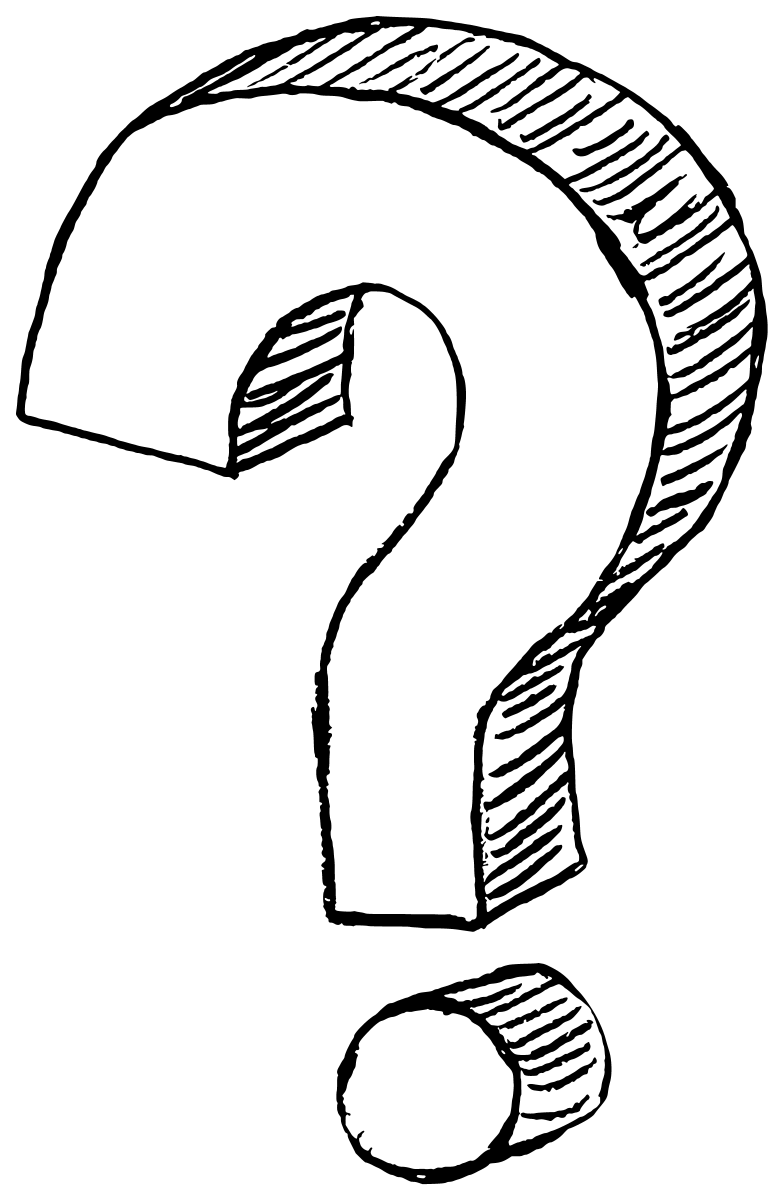
#> input picture assets/graphics/question-mark-ink.png, 1568 x 2400 px (shown at 1/2 size)
$ python make_icon.py
#> lines starting #> are read from the running program, lines starting #| are printed output that depends on the picture
"""Builds the app icon: the hand-drawn question mark (the vector's ink, in white) on a
deep purple field, filling most of the canvas so it reads at home-screen size and holds
up on the dark and tinted home screens.

Usage (from the repo root; needs Pillow):
    python3 tools/graphics/make_icon.py

Writes:
    assets/images/icon.png                    1024x1024, opaque (Expo / iOS icon)
    ios/WhatIf/Images.xcassets/AppIcon.appiconset/App-Icon-1024x1024@1x.png
    assets/images/adaptive-icon.png           Android adaptive-icon foreground (transparent;
                                              the background color is in app.json)
Prints the background color, for app.json's android.adaptiveIcon.backgroundColor.
"""
from pathlib import Path
from PIL import Image

ROOT = Path(__file__).resolve().parents[2]
INK = ROOT / 'assets/graphics/question-mark-ink.png'   # made by render_question_mark.js
SIZE = 1024
MARK = (0xFF, 0xFF, 0xFF)      # white ink
FILL = (0x49, 0x29, 0x7E)      # deep purple (surface.accent, light)
# How much of the canvas the mark's height takes. iOS icons read best when the
# artwork fills about 80% of the tile; the rounded mask trims the corners, not this.
MARK_HEIGHT = 0.80
# The drawing's weight (stem and dot) sits right of its bounding box's center, because
# the hook's tail reaches far left; centering the box makes it look off center. Shift it
# left by this share of its width (same value as OPTICAL_SHIFT in src/ui/QuestionMark.tsx).
OPTICAL_SHIFT = 0.10

# The ink raster is black on transparent; recolor it by keeping only its alpha.
alpha = Image.open(INK).convert('RGBA').getchannel('A')
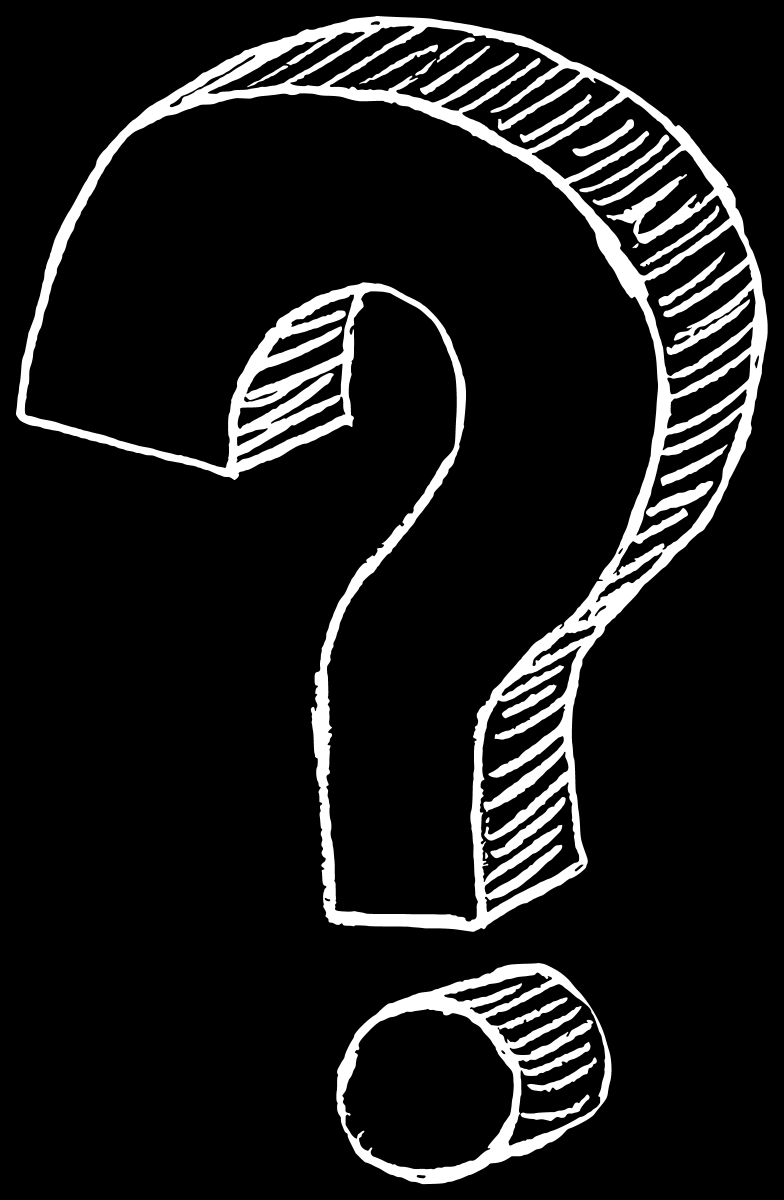
#> alpha: PIL image 1568x2400 L (shown at 1/2 size); min 0, max 255, mean 25.6
alpha = alpha.crop(alpha.getbbox())
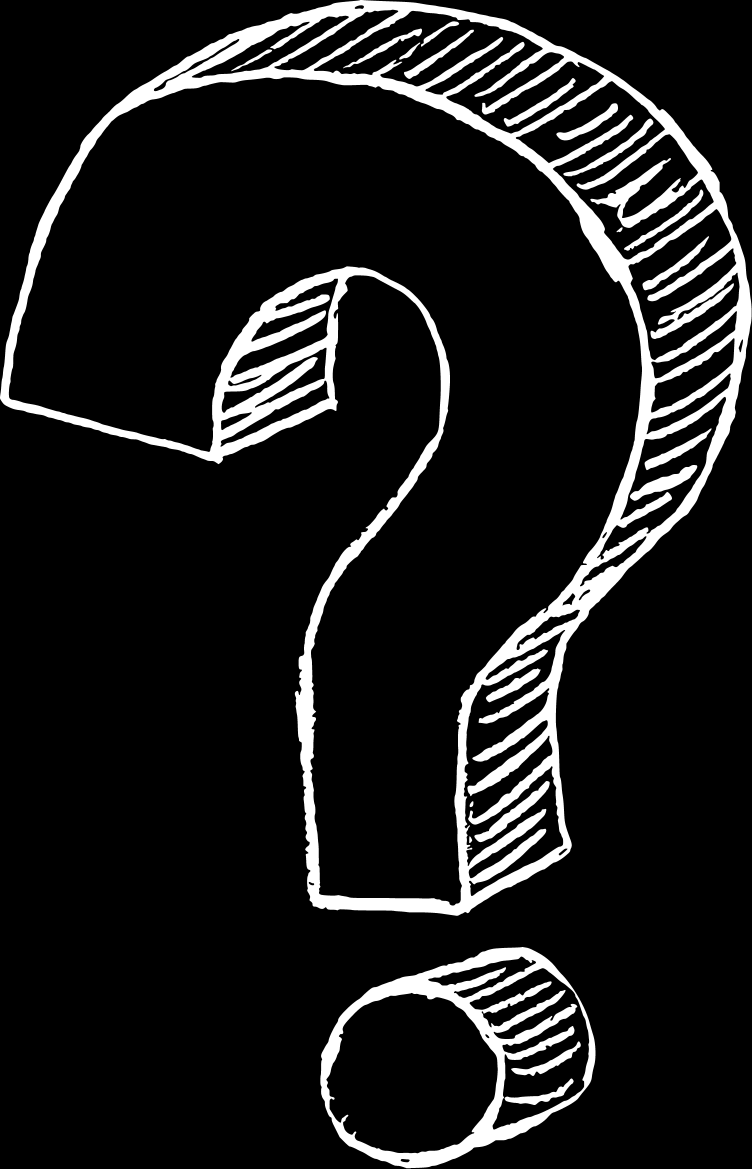
#> alpha: PIL image 1504x2337 L (shown at 1/2 size); min 0, max 255, mean 27.4


def place(canvas, height):
#> called with height = 819
    a = alpha.resize((round(alpha.width * height / alpha.height), height), Image.LANCZOS)
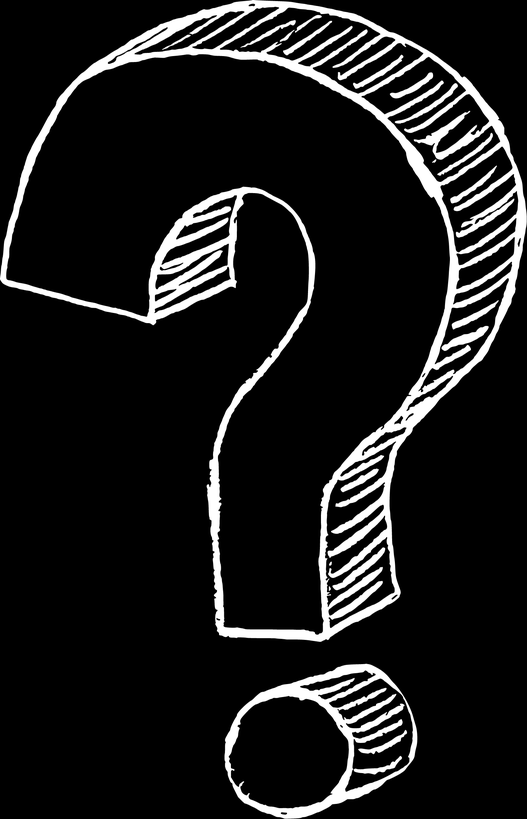
#> a: PIL image 527x819 L; min 0, max 255, mean 27.4
    d = Image.new('RGBA', a.size, MARK + (0,))
    d.putalpha(a)
    x = (SIZE - d.width) // 2 - round(d.width * OPTICAL_SHIFT)
#> x = 195
    canvas.alpha_composite(d, (x, (SIZE - d.height) // 2))
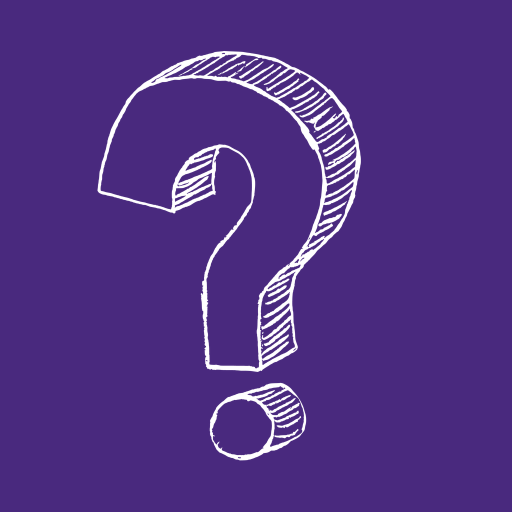
#> canvas: PIL image 1024x1024 RGBA (shown at 1/2 size); mean R, G, B, A 81, 50.5, 131.7, 255
    return canvas


icon = place(Image.new('RGBA', (SIZE, SIZE), FILL + (255,)), round(SIZE * MARK_HEIGHT)).convert('RGB')
icon.save(ROOT / 'assets/images/icon.png', optimize=True)
icon.save(ROOT / 'ios/WhatIf/Images.xcassets/AppIcon.appiconset/App-Icon-1024x1024@1x.png',
          optimize=True)

# Android masks the adaptive icon to various shapes; keep the drawing in the central
# safe zone (about 66% of the canvas). The purple field comes from app.json.
fg = place(Image.new('RGBA', (SIZE, SIZE), (0, 0, 0, 0)), round(SIZE * 0.56))
#> call 2 of place, with height = 573
#> in place (call 2), `a = alpha.resize((round(alpha.width * height / alpha.height), height),..`:
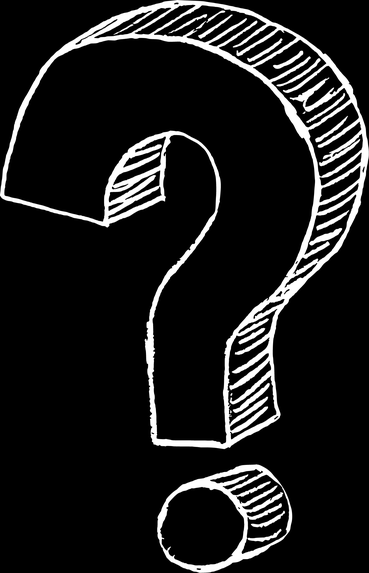
#> a: PIL image 369x573 L; min 0, max 255, mean 27.4
fg.save(ROOT / 'assets/images/adaptive-icon.png', optimize=True)
print('icon', icon.size, '| background color #%02x%02x%02x' % FILL)
#| icon (1024, 1024) | background color #49297e

$ run again, with assets/graphics/question-drawing@half.png copied over assets/graphics/question-mark-ink.png
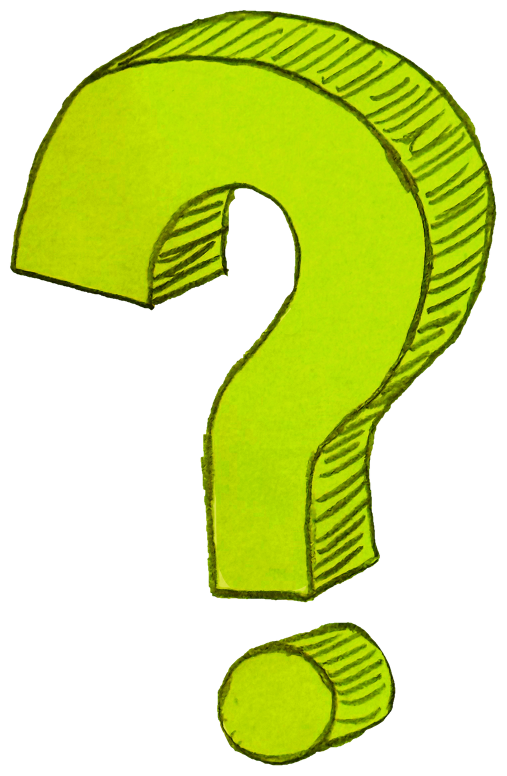
#> input picture assets/graphics/question-drawing@half.png, 1013 x 1551 px (shown at 1/2 size)
#> in place, `a = alpha.resize((round(alpha.width * height / alpha.height), height),..`:
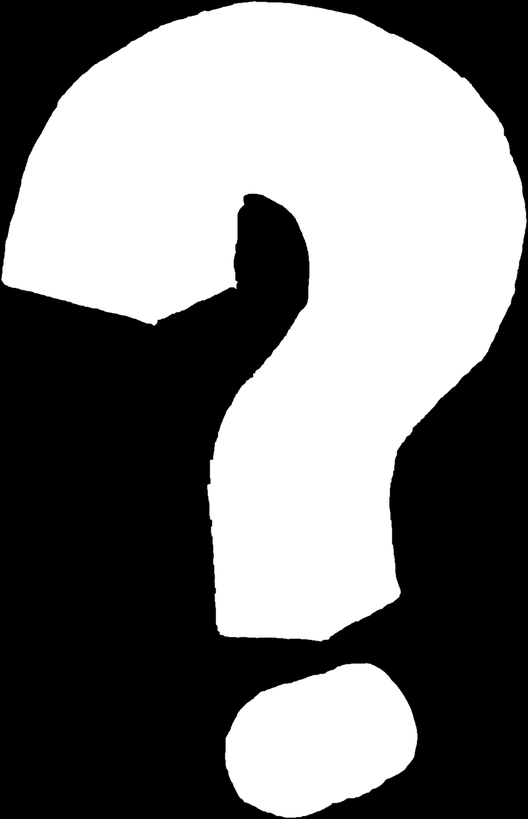
#> a: PIL image 528x819 L; min 0, max 255, mean 122
#> in place, `canvas.alpha_composite(d, (x, (SIZE - d.height) // 2))`:
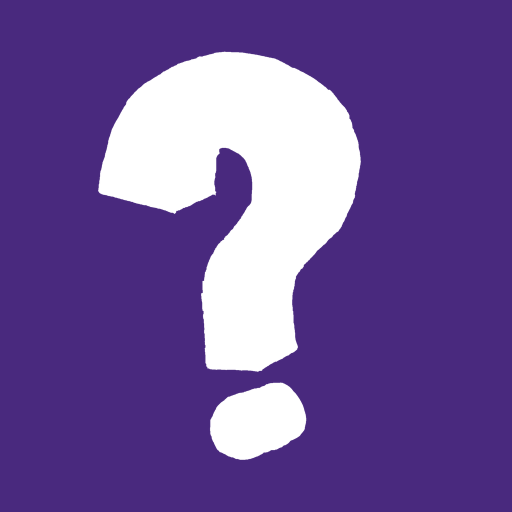
#> canvas: PIL image 1024x1024 RGBA (shown at 1/2 size); mean R, G, B, A 108.9, 83.2, 151.5, 255
#> a: PIL image 370x573 L
#| icon (1024, 1024) | background color #49297e
